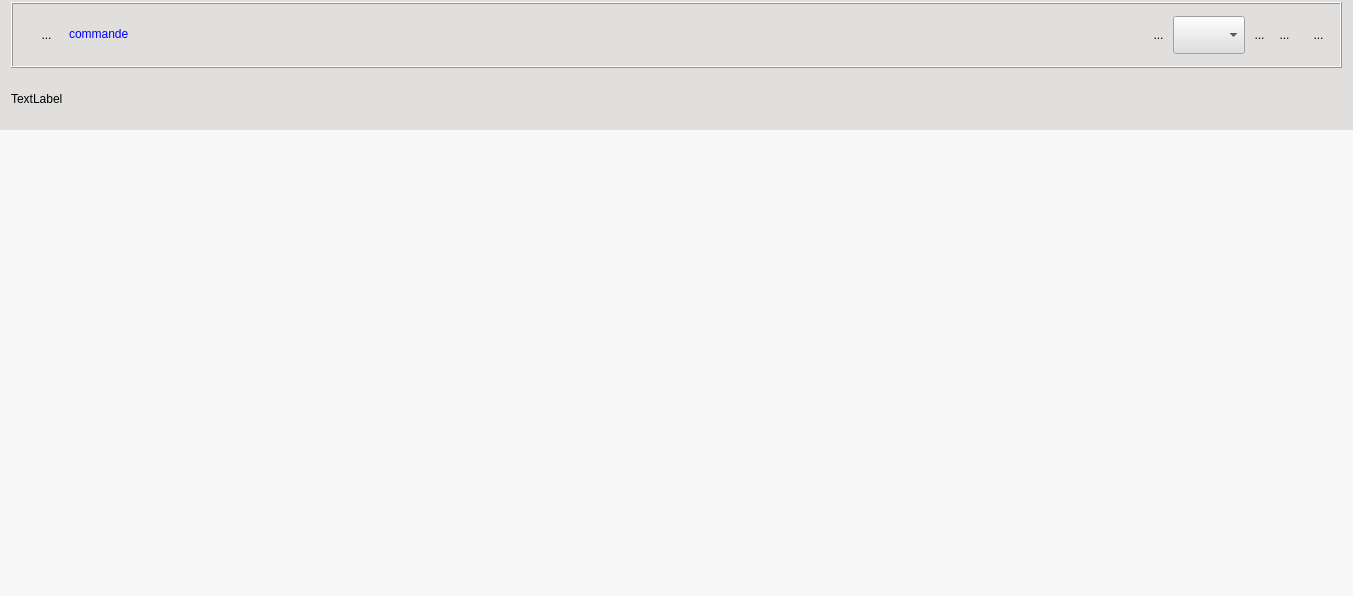
<?xml version="1.0" encoding="UTF-8"?>
<ui version="4.0">
 <class>WidgetNiveauFact</class>
 <widget class="QWidget" name="WidgetNiveauFact">
  <property name="geometry">
   <rect>
    <x>0</x>
    <y>0</y>
    <width>1353</width>
    <height>596</height>
   </rect>
  </property>
  <property name="sizePolicy">
   <sizepolicy hsizetype="Expanding" vsizetype="Expanding">
    <horstretch>0</horstretch>
    <verstretch>0</verstretch>
   </sizepolicy>
  </property>
  <property name="minimumSize">
   <size>
    <width>0</width>
    <height>0</height>
   </size>
  </property>
  <property name="windowTitle">
   <string>DCommandeUnique</string>
  </property>
  <property name="toolTip">
   <string/>
  </property>
  <property name="styleSheet">
   <string notr="true">background-color : rgb(224,223,222);
font : 'times' 9px</string>
  </property>
  <layout class="QVBoxLayout" name="verticalLayout_4">
   <property name="spacing">
    <number>0</number>
   </property>
   <property name="leftMargin">
    <number>0</number>
   </property>
   <property name="topMargin">
    <number>0</number>
   </property>
   <property name="rightMargin">
    <number>0</number>
   </property>
   <property name="bottomMargin">
    <number>0</number>
   </property>
   <item>
    <widget class="QWidget" name="frameAffichage" native="true">
     <property name="sizePolicy">
      <sizepolicy hsizetype="Preferred" vsizetype="Fixed">
       <horstretch>0</horstretch>
       <verstretch>0</verstretch>
      </sizepolicy>
     </property>
     <property name="minimumSize">
      <size>
       <width>0</width>
       <height>130</height>
      </size>
     </property>
     <property name="maximumSize">
      <size>
       <width>16777215</width>
       <height>130</height>
      </size>
     </property>
     <property name="styleSheet">
      <string notr="true">background-color:rgb(224,223,222)</string>
     </property>
     <layout class="QGridLayout" name="gridLayout_2">
      <property name="topMargin">
       <number>2</number>
      </property>
      <property name="bottomMargin">
       <number>3</number>
      </property>
      <property name="verticalSpacing">
       <number>2</number>
      </property>
      <item row="0" column="0">
       <widget class="QFrame" name="frame_2">
        <property name="sizePolicy">
         <sizepolicy hsizetype="Preferred" vsizetype="Fixed">
          <horstretch>0</horstretch>
          <verstretch>0</verstretch>
         </sizepolicy>
        </property>
        <property name="frameShape">
         <enum>QFrame::Box</enum>
        </property>
        <property name="frameShadow">
         <enum>QFrame::Raised</enum>
        </property>
        <layout class="QHBoxLayout" name="horizontalLayout">
         <property name="spacing">
          <number>0</number>
         </property>
         <item>
          <spacer name="horizontalSpacer_5">
           <property name="orientation">
            <enum>Qt::Horizontal</enum>
           </property>
           <property name="sizeType">
            <enum>QSizePolicy::Fixed</enum>
           </property>
           <property name="sizeHint" stdset="0">
            <size>
             <width>13</width>
             <height>20</height>
            </size>
           </property>
          </spacer>
         </item>
         <item>
          <widget class="MonBoutonValide" name="RBValide">
           <property name="minimumSize">
            <size>
             <width>17</width>
             <height>31</height>
            </size>
           </property>
           <property name="maximumSize">
            <size>
             <width>21</width>
             <height>31</height>
            </size>
           </property>
           <property name="focusPolicy">
            <enum>Qt::ClickFocus</enum>
           </property>
           <property name="toolTip">
            <string>Affiche le rapport de validité de la commande</string>
           </property>
           <property name="styleSheet">
            <string notr="true">border : 0px</string>
           </property>
           <property name="text">
            <string>...</string>
           </property>
           <property name="icon">
            <iconset>
             <normaloff>../../../.designer/Editeur/icons/ast-green-ball.png</normaloff>../../../.designer/Editeur/icons/ast-green-ball.png</iconset>
           </property>
           <property name="iconSize">
            <size>
             <width>21</width>
             <height>31</height>
            </size>
           </property>
          </widget>
         </item>
         <item>
          <spacer name="horizontalSpacer_3">
           <property name="orientation">
            <enum>Qt::Horizontal</enum>
           </property>
           <property name="sizeType">
            <enum>QSizePolicy::Fixed</enum>
           </property>
           <property name="sizeHint" stdset="0">
            <size>
             <width>13</width>
             <height>20</height>
            </size>
           </property>
          </spacer>
         </item>
         <item>
          <widget class="MonLabelClic" name="labelNomCommande">
           <property name="sizePolicy">
            <sizepolicy hsizetype="MinimumExpanding" vsizetype="Fixed">
             <horstretch>0</horstretch>
             <verstretch>0</verstretch>
            </sizepolicy>
           </property>
           <property name="minimumSize">
            <size>
             <width>150</width>
             <height>31</height>
            </size>
           </property>
           <property name="frameShape">
            <enum>QFrame::NoFrame</enum>
           </property>
           <property name="frameShadow">
            <enum>QFrame::Raised</enum>
           </property>
           <property name="text">
            <string>&lt;html&gt;&lt;head/&gt;&lt;body&gt;&lt;p&gt;&lt;span style=&quot; color:#0000ff;&quot;&gt;commande &lt;/span&gt;&lt;/p&gt;&lt;/body&gt;&lt;/html&gt;</string>
           </property>
          </widget>
         </item>
         <item>
          <spacer name="toto">
           <property name="orientation">
            <enum>Qt::Horizontal</enum>
           </property>
           <property name="sizeType">
            <enum>QSizePolicy::Maximum</enum>
           </property>
           <property name="sizeHint" stdset="0">
            <size>
             <width>2</width>
             <height>40</height>
            </size>
           </property>
          </spacer>
         </item>
         <item>
          <spacer name="horizontalSpacer_7">
           <property name="orientation">
            <enum>Qt::Horizontal</enum>
           </property>
           <property name="sizeHint" stdset="0">
            <size>
             <width>108</width>
             <height>20</height>
            </size>
           </property>
          </spacer>
         </item>
         <item>
          <spacer name="horizontalSpacer_2">
           <property name="orientation">
            <enum>Qt::Horizontal</enum>
           </property>
           <property name="sizeType">
            <enum>QSizePolicy::Ignored</enum>
           </property>
           <property name="sizeHint" stdset="0">
            <size>
             <width>2</width>
             <height>40</height>
            </size>
           </property>
          </spacer>
         </item>
         <item>
          <layout class="QHBoxLayout" name="horizontalLayout_2">
           <property name="spacing">
            <number>4</number>
           </property>
           <property name="sizeConstraint">
            <enum>QLayout::SetFixedSize</enum>
           </property>
           <item>
            <widget class="QToolButton" name="RBRun">
             <property name="minimumSize">
              <size>
               <width>21</width>
               <height>31</height>
              </size>
             </property>
             <property name="maximumSize">
              <size>
               <width>21</width>
               <height>31</height>
              </size>
             </property>
             <property name="focusPolicy">
              <enum>Qt::ClickFocus</enum>
             </property>
             <property name="toolTip">
              <string>Lance un script associé à la commande</string>
             </property>
             <property name="styleSheet">
              <string notr="true">border : 0px</string>
             </property>
             <property name="text">
              <string>...</string>
             </property>
             <property name="icon">
              <iconset>
               <normaloff>../../../.designer/Editeur/icons/roue.png</normaloff>../../../.designer/Editeur/icons/roue.png</iconset>
             </property>
             <property name="iconSize">
              <size>
               <width>21</width>
               <height>31</height>
              </size>
             </property>
            </widget>
           </item>
           <item>
            <widget class="QComboBox" name="CBScripts">
             <property name="sizePolicy">
              <sizepolicy hsizetype="Preferred" vsizetype="Fixed">
               <horstretch>0</horstretch>
               <verstretch>0</verstretch>
              </sizepolicy>
             </property>
             <property name="minimumSize">
              <size>
               <width>0</width>
               <height>38</height>
              </size>
             </property>
             <property name="frame">
              <bool>true</bool>
             </property>
            </widget>
           </item>
           <item>
            <widget class="QToolButton" name="RBInfo">
             <property name="minimumSize">
              <size>
               <width>21</width>
               <height>31</height>
              </size>
             </property>
             <property name="maximumSize">
              <size>
               <width>31</width>
               <height>31</height>
              </size>
             </property>
             <property name="focusPolicy">
              <enum>Qt::ClickFocus</enum>
             </property>
             <property name="toolTip">
              <string>ouvre un navigateur sur l'aide contextuelle</string>
             </property>
             <property name="styleSheet">
              <string notr="true">border : 0px</string>
             </property>
             <property name="text">
              <string>...</string>
             </property>
             <property name="icon">
              <iconset>
               <normaloff>../../../.designer/Editeur/icons/point-interrogation.png</normaloff>../../../.designer/Editeur/icons/point-interrogation.png</iconset>
             </property>
             <property name="iconSize">
              <size>
               <width>21</width>
               <height>31</height>
              </size>
             </property>
            </widget>
           </item>
           <item>
            <widget class="QToolButton" name="RBRegle">
             <property name="minimumSize">
              <size>
               <width>21</width>
               <height>31</height>
              </size>
             </property>
             <property name="maximumSize">
              <size>
               <width>31</width>
               <height>31</height>
              </size>
             </property>
             <property name="focusPolicy">
              <enum>Qt::ClickFocus</enum>
             </property>
             <property name="toolTip">
              <string>affiche les régles de validité</string>
             </property>
             <property name="styleSheet">
              <string notr="true">border : 0px</string>
             </property>
             <property name="text">
              <string>...</string>
             </property>
             <property name="icon">
              <iconset>
               <normaloff>../../../.designer/Editeur/icons/lettreRblanc30.png</normaloff>../../../.designer/Editeur/icons/lettreRblanc30.png</iconset>
             </property>
             <property name="iconSize">
              <size>
               <width>21</width>
               <height>31</height>
              </size>
             </property>
            </widget>
           </item>
          </layout>
         </item>
         <item>
          <spacer name="horizontalSpacer_4">
           <property name="orientation">
            <enum>Qt::Horizontal</enum>
           </property>
           <property name="sizeType">
            <enum>QSizePolicy::Fixed</enum>
           </property>
           <property name="sizeHint" stdset="0">
            <size>
             <width>13</width>
             <height>20</height>
            </size>
           </property>
          </spacer>
         </item>
         <item>
          <widget class="QToolButton" name="RBPoubelle">
           <property name="minimumSize">
            <size>
             <width>21</width>
             <height>31</height>
            </size>
           </property>
           <property name="maximumSize">
            <size>
             <width>21</width>
             <height>31</height>
            </size>
           </property>
           <property name="focusPolicy">
            <enum>Qt::ClickFocus</enum>
           </property>
           <property name="toolTip">
            <string>Détruit la commande</string>
           </property>
           <property name="styleSheet">
            <string notr="true">border : 0px</string>
           </property>
           <property name="text">
            <string>...</string>
           </property>
           <property name="icon">
            <iconset>
             <normaloff>../../../.designer/Editeur/icons/deleteRond.png</normaloff>../../../.designer/Editeur/icons/deleteRond.png</iconset>
           </property>
           <property name="iconSize">
            <size>
             <width>21</width>
             <height>31</height>
            </size>
           </property>
          </widget>
         </item>
        </layout>
        <zorder>RBValide</zorder>
        <zorder>labelNomCommande</zorder>
        <zorder>horizontalSpacer_3</zorder>
        <zorder>horizontalSpacer_4</zorder>
        <zorder>RBPoubelle</zorder>
        <zorder>horizontalSpacer_5</zorder>
        <zorder>horizontalSpacer_7</zorder>
       </widget>
      </item>
      <item row="1" column="0">
       <widget class="QLabel" name="labelDoc">
        <property name="text">
         <string>TextLabel</string>
        </property>
       </widget>
      </item>
      <item row="1" column="1">
       <layout class="QGridLayout" name="gridLayout">
        <property name="verticalSpacing">
         <number>0</number>
        </property>
       </layout>
      </item>
     </layout>
    </widget>
   </item>
   <item>
    <widget class="QScrollArea" name="scrollAreaCommandes">
     <property name="minimumSize">
      <size>
       <width>0</width>
       <height>81</height>
      </size>
     </property>
     <property name="styleSheet">
      <string notr="true">background : rgb(247,247,247)


</string>
     </property>
     <property name="frameShape">
      <enum>QFrame::NoFrame</enum>
     </property>
     <property name="verticalScrollBarPolicy">
      <enum>Qt::ScrollBarAsNeeded</enum>
     </property>
     <property name="horizontalScrollBarPolicy">
      <enum>Qt::ScrollBarAsNeeded</enum>
     </property>
     <property name="widgetResizable">
      <bool>true</bool>
     </property>
     <widget class="QWidget" name="scrollAreaWidgetContents">
      <property name="geometry">
       <rect>
        <x>0</x>
        <y>0</y>
        <width>1353</width>
        <height>466</height>
       </rect>
      </property>
      <layout class="QVBoxLayout" name="verticalLayout">
       <item>
        <layout class="QVBoxLayout" name="commandesLayout">
         <property name="spacing">
          <number>1</number>
         </property>
        </layout>
       </item>
       <item>
        <spacer name="verticalSpacer">
         <property name="orientation">
          <enum>Qt::Vertical</enum>
         </property>
         <property name="sizeHint" stdset="0">
          <size>
           <width>20</width>
           <height>5</height>
          </size>
         </property>
        </spacer>
       </item>
      </layout>
     </widget>
    </widget>
   </item>
  </layout>
 </widget>
 <layoutdefault spacing="6" margin="11"/>
 <pixmapfunction>qPixmapFromMimeSource</pixmapfunction>
 <customwidgets>
  <customwidget>
   <class>MonBoutonValide</class>
   <extends>QToolButton</extends>
   <header>InterfaceGUI.QT5.monBoutonValide.h</header>
  </customwidget>
  <customwidget>
   <class>MonLabelClic</class>
   <extends>QLabel</extends>
   <header>InterfaceGUI.QT5.monLabelClic.h</header>
  </customwidget>
 </customwidgets>
 <resources/>
 <connections/>
</ui>
